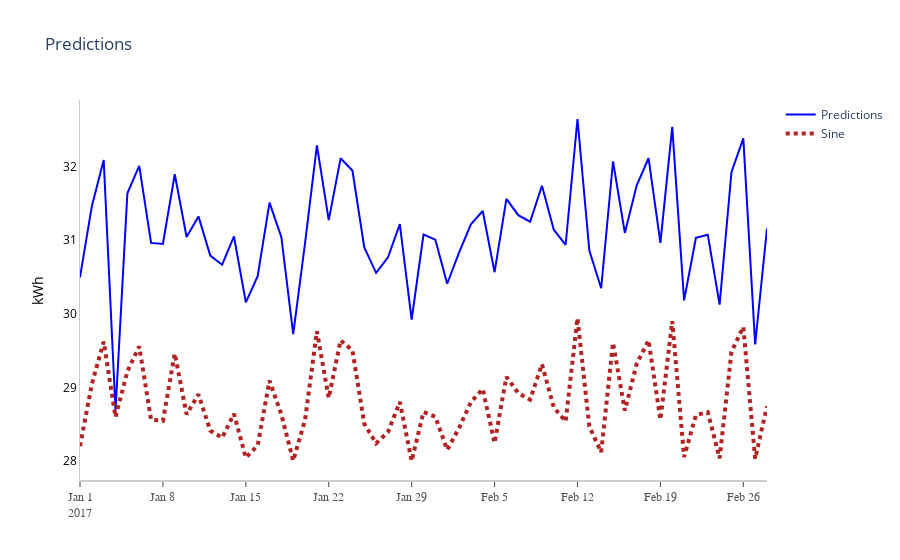

Notebook code cell kept with this figure:
### Code cell
df_new = make_sample_df(df)
y = df_new['meter_reading'].values
y2 = np.sin(df_new['meter_reading'].values) + 29

fig = go.Figure([go.Scatter(x=df_new.index, 
                            y=df_new['meter_reading'].values,
                            name='Predictions',
                            line=dict(color='blue'),)
                ])

fig.add_trace(go.Scatter(x=df_new.index, 
                         y=y2,
                         name='Sine',
                         line=dict(color='firebrick', width=4, dash='dot')))
# Edit the layout
fig.update_layout(title='Predictions',
                  yaxis_title='kWh',
                  plot_bgcolor='white',
                  
                  yaxis=dict(
                      showgrid=True,
                      zeroline=True,
                      showline=True,
                      linecolor='rgb(204, 204, 204)',
                      showticklabels=True,
                      color='black'
                  ),
                  xaxis=dict(
                      showline=True,
                      showgrid=True,
                      showticklabels=True,
                      linecolor='rgb(204, 204, 204)',
                      linewidth=2,
                      ticks='outside',
                      tickfont=dict(
                          family='Arial',
                          size=12,
                          color='rgb(82, 82, 82)',
                      ),
                  )
                 )
fig.show()

### Figure 1 — Plotly figure (JSON) as saved in the notebook; plotly's stock layout.template omitted (floating-point values rounded to 4 significant figures)
{"data": [{"line": {"color": "blue"}, "name": "Predictions", "type": "scatter", "x": ["2017-01-01T00:00:00", "2017-01-02T00:00:00", "2017-01-03T00:00:00", "2017-01-04T00:00:00", "2017-01-05T00:00:00", "2017-01-06T00:00:00", "2017-01-07T00:00:00", "2017-01-08T00:00:00", "2017-01-09T00:00:00", "2017-01-10T00:00:00", "2017-01-11T00:00:00", "2017-01-12T00:00:00", "2017-01-13T00:00:00", "2017-01-14T00:00:00", "2017-01-15T00:00:00", "2017-01-16T00:00:00", "2017-01-17T00:00:00", "2017-01-18T00:00:00", "2017-01-19T00:00:00", "2017-01-20T00:00:00", "2017-01-21T00:00:00", "2017-01-22T00:00:00", "2017-01-23T00:00:00", "2017-01-24T00:00:00", "2017-01-25T00:00:00", "2017-01-26T00:00:00", "2017-01-27T00:00:00", "2017-01-28T00:00:00", "2017-01-29T00:00:00", "2017-01-30T00:00:00", "2017-01-31T00:00:00", "2017-02-01T00:00:00", "2017-02-02T00:00:00", "2017-02-03T00:00:00", "2017-02-04T00:00:00", "2017-02-05T00:00:00", "2017-02-06T00:00:00", "2017-02-07T00:00:00", "2017-02-08T00:00:00", "2017-02-09T00:00:00", "2017-02-10T00:00:00", "2017-02-11T00:00:00", "2017-02-12T00:00:00", "2017-02-13T00:00:00", "2017-02-14T00:00:00", "2017-02-15T00:00:00", "2017-02-16T00:00:00", "2017-02-17T00:00:00", "2017-02-18T00:00:00", "2017-02-19T00:00:00", "2017-02-20T00:00:00", "2017-02-21T00:00:00", "2017-02-22T00:00:00", "2017-02-23T00:00:00", "2017-02-24T00:00:00", "2017-02-25T00:00:00", "2017-02-26T00:00:00", "2017-02-27T00:00:00", "2017-02-28T00:00:00"], "y": [30.5, 31.46, 32.09, 28.69, 31.64, 32.01, 30.96, 30.95, 31.9, 31.04, 31.32, 30.79, 30.67, 31.05, 30.16, 30.51, 31.51, 31.04, 29.72, 30.96, 32.29, 31.27, 32.11, 31.95, 30.9, 30.56, 30.77, 31.22, 29.92, 31.08, 31.01, 30.41, 30.83, 31.22, 31.4, 30.57, 31.56, 31.34, 31.25, 31.74, 31.14, 30.94, 32.65, 30.86, 30.35, 32.07, 31.1, 31.75, 32.11, 30.96, 32.54, 30.18, 31.03, 31.08, 30.13, 31.92, 32.38, 29.59, 31.16]}, {"line": {"color": "firebrick", "dash": "dot", "width": 4}, "name": "Sine", "type": "scatter", "x": ["2017-01-01T00:00:00", "2017-01-02T00:00:00", "2017-01-03T00:00:00", "2017-01-04T00:00:00", "2017-01-05T00:00:00", "2017-01-06T00:00:00", "2017-01-07T00:00:00", "2017-01-08T00:00:00", "2017-01-09T00:00:00", "2017-01-10T00:00:00", "2017-01-11T00:00:00", "2017-01-12T00:00:00", "2017-01-13T00:00:00", "2017-01-14T00:00:00", "2017-01-15T00:00:00", "2017-01-16T00:00:00", "2017-01-17T00:00:00", "2017-01-18T00:00:00", "2017-01-19T00:00:00", "2017-01-20T00:00:00", "2017-01-21T00:00:00", "2017-01-22T00:00:00", "2017-01-23T00:00:00", "2017-01-24T00:00:00", "2017-01-25T00:00:00", "2017-01-26T00:00:00", "2017-01-27T00:00:00", "2017-01-28T00:00:00", "2017-01-29T00:00:00", "2017-01-30T00:00:00", "2017-01-31T00:00:00", "2017-02-01T00:00:00", "2017-02-02T00:00:00", "2017-02-03T00:00:00", "2017-02-04T00:00:00", "2017-02-05T00:00:00", "2017-02-06T00:00:00", "2017-02-07T00:00:00", "2017-02-08T00:00:00", "2017-02-09T00:00:00", "2017-02-10T00:00:00", "2017-02-11T00:00:00", "2017-02-12T00:00:00", "2017-02-13T00:00:00", "2017-02-14T00:00:00", "2017-02-15T00:00:00", "2017-02-16T00:00:00", "2017-02-17T00:00:00", "2017-02-18T00:00:00", "2017-02-19T00:00:00", "2017-02-20T00:00:00", "2017-02-21T00:00:00", "2017-02-22T00:00:00", "2017-02-23T00:00:00", "2017-02-24T00:00:00", "2017-02-25T00:00:00", "2017-02-26T00:00:00", "2017-02-27T00:00:00", "2017-02-28T00:00:00"], "y": [28.2, 29.05, 29.62, 28.6, 29.22, 29.56, 28.56, 28.55, 29.46, 28.64, 28.91, 28.41, 28.32, 28.64, 28.05, 28.21, 29.09, 28.63, 28.01, 28.56, 29.76, 28.86, 29.64, 29.51, 28.51, 28.24, 28.4, 28.8, 28.0, 28.67, 28.6, 28.15, 28.45, 28.8, 28.98, 28.25, 29.15, 28.92, 28.84, 29.32, 28.73, 28.54, 29.94, 28.47, 28.12, 29.61, 28.69, 29.32, 29.64, 28.56, 29.9, 28.06, 28.63, 28.67, 28.04, 29.48, 29.82, 28.03, 28.75]}], "layout": {"autosize": true, "plot_bgcolor": "white", "title": {"text": "Predictions"}, "xaxis": {"autorange": true, "linecolor": "rgb(204, 204, 204)", "linewidth": 2, "range": ["2017-01-01", "2017-02-28"], "showgrid": true, "showline": true, "showticklabels": true, "tickfont": {"color": "rgb(82, 82, 82)", "family": "Arial", "size": 12}, "ticks": "outside", "type": "date"}, "yaxis": {"autorange": true, "color": "black", "linecolor": "rgb(204, 204, 204)", "range": [27.75, 32.9], "showgrid": true, "showline": true, "showticklabels": true, "title": {"text": "kWh"}, "type": "linear", "zeroline": true}}}
